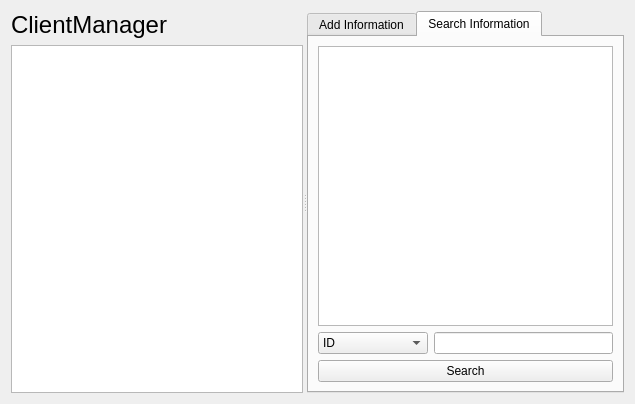
<?xml version="1.0" encoding="UTF-8"?>
<ui version="4.0">
 <class>ClientManagerForm</class>
 <widget class="QWidget" name="ClientManagerForm">
  <property name="geometry">
   <rect>
    <x>0</x>
    <y>0</y>
    <width>635</width>
    <height>404</height>
   </rect>
  </property>
  <property name="windowTitle">
   <string>Form</string>
  </property>
  <layout class="QGridLayout" name="gridLayout_3">
   <item row="0" column="0">
    <widget class="QSplitter" name="splitter">
     <property name="orientation">
      <enum>Qt::Horizontal</enum>
     </property>
     <widget class="QWidget" name="layoutWidget">
      <layout class="QVBoxLayout" name="verticalLayout">
       <item>
        <widget class="QLabel" name="label_5">
         <property name="font">
          <font>
           <pointsize>18</pointsize>
          </font>
         </property>
         <property name="text">
          <string>ClientManager</string>
         </property>
        </widget>
       </item>
       <item>
        <widget class="QTableView" name="tableView">
         <property name="editTriggers">
          <set>QAbstractItemView::NoEditTriggers</set>
         </property>
         <property name="selectionBehavior">
          <enum>QAbstractItemView::SelectRows</enum>
         </property>
        </widget>
       </item>
      </layout>
     </widget>
     <widget class="QTabWidget" name="tabWidget">
      <property name="currentIndex">
       <number>1</number>
      </property>
      <widget class="QWidget" name="Input">
       <attribute name="title">
        <string>Add Information</string>
       </attribute>
       <layout class="QGridLayout" name="gridLayout">
        <item row="0" column="0">
         <layout class="QFormLayout" name="formLayout">
          <item row="0" column="0">
           <widget class="QLabel" name="label">
            <property name="text">
             <string>ID</string>
            </property>
           </widget>
          </item>
          <item row="0" column="1">
           <widget class="QLineEdit" name="idLineEdit"/>
          </item>
          <item row="1" column="0">
           <widget class="QLabel" name="label_2">
            <property name="text">
             <string>Name</string>
            </property>
           </widget>
          </item>
          <item row="1" column="1">
           <widget class="QLineEdit" name="nameLineEdit"/>
          </item>
          <item row="2" column="0">
           <widget class="QLabel" name="label_3">
            <property name="text">
             <string>PhoneNumber</string>
            </property>
           </widget>
          </item>
          <item row="2" column="1">
           <widget class="QLineEdit" name="phoneNumberLineEdit"/>
          </item>
          <item row="3" column="0">
           <widget class="QLabel" name="label_4">
            <property name="text">
             <string>Address</string>
            </property>
           </widget>
          </item>
          <item row="3" column="1">
           <widget class="QLineEdit" name="addressLineEdit"/>
          </item>
         </layout>
        </item>
        <item row="1" column="0">
         <spacer name="verticalSpacer">
          <property name="orientation">
           <enum>Qt::Vertical</enum>
          </property>
          <property name="sizeHint" stdset="0">
           <size>
            <width>17</width>
            <height>152</height>
           </size>
          </property>
         </spacer>
        </item>
        <item row="2" column="0">
         <layout class="QHBoxLayout" name="horizontalLayout">
          <item>
           <widget class="QPushButton" name="addPushButton">
            <property name="text">
             <string>Add</string>
            </property>
           </widget>
          </item>
          <item>
           <widget class="QPushButton" name="modifyPushButton">
            <property name="text">
             <string>Modify</string>
            </property>
           </widget>
          </item>
         </layout>
        </item>
       </layout>
      </widget>
      <widget class="QWidget" name="Search">
       <attribute name="title">
        <string>Search Information</string>
       </attribute>
       <layout class="QGridLayout" name="gridLayout_2">
        <item row="0" column="0">
         <widget class="QTableView" name="searchTableView"/>
        </item>
        <item row="1" column="0">
         <layout class="QVBoxLayout" name="verticalLayout_2">
          <item>
           <layout class="QHBoxLayout" name="horizontalLayout_2">
            <item>
             <widget class="QComboBox" name="searchComboBox">
              <item>
               <property name="text">
                <string>ID</string>
               </property>
              </item>
              <item>
               <property name="text">
                <string>Name</string>
               </property>
              </item>
              <item>
               <property name="text">
                <string>PhoneNumber</string>
               </property>
              </item>
              <item>
               <property name="text">
                <string>Address</string>
               </property>
              </item>
             </widget>
            </item>
            <item>
             <widget class="QLineEdit" name="searchLineEdit"/>
            </item>
           </layout>
          </item>
          <item>
           <widget class="QPushButton" name="searchPushButton">
            <property name="text">
             <string>Search</string>
            </property>
           </widget>
          </item>
         </layout>
        </item>
       </layout>
      </widget>
     </widget>
    </widget>
   </item>
  </layout>
 </widget>
 <resources/>
 <connections/>
</ui>
